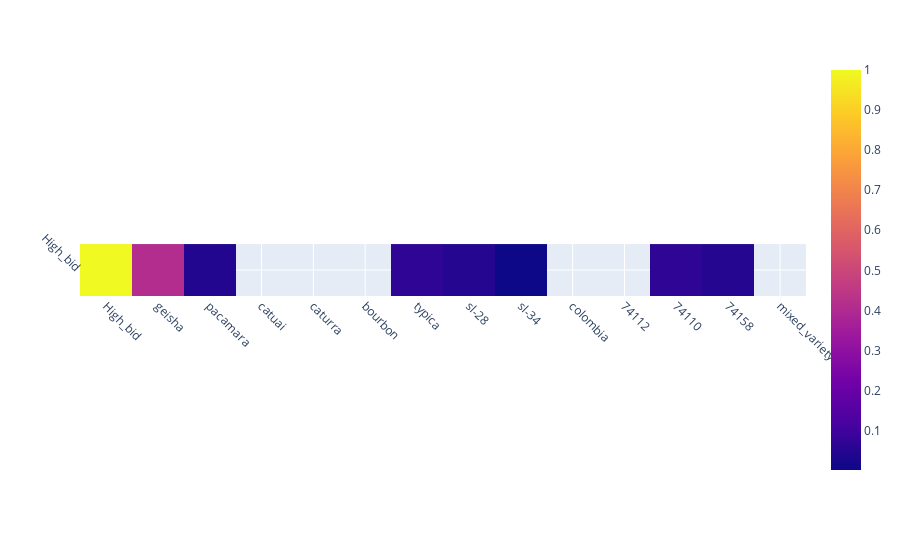

Notebook source saved alongside this figure:
### Code cell
high_bid_variety = obj + variety_col
corr = data[high_bid_variety].corr()
corr = corr[['High_bid']].T
corr = corr[(corr > 0)]
fig = px.imshow(corr)
# rotate the labels
fig.update_xaxes(tickangle=45)
fig.update_yaxes(tickangle=45)
fig.show()

### Figure 1 — Plotly figure (JSON) as saved in the notebook; plotly's stock layout.template omitted (floating-point values rounded to 4 significant figures)
{"data": [{"coloraxis": "coloraxis", "hovertemplate": "x: %{x}<br>y: %{y}<br>color: %{z}<extra></extra>", "name": "0", "type": "heatmap", "x": ["High_bid", "geisha", "pacamara", "catuai", "caturra", "bourbon", "typica", "sl-28", "sl-34", "colombia", "74112", "74110", "74158", "mixed_variety"], "xaxis": "x", "y": ["High_bid"], "yaxis": "y", "z": [[1, 0.4101, 0.04448, null, null, null, 0.06781, 0.04763, 0.001805, null, null, 0.06843, 0.04606, null]]}], "layout": {"coloraxis": {"colorscale": [[0, "#0d0887"], [0.1111, "#46039f"], [0.2222, "#7201a8"], [0.3333, "#9c179e"], [0.4444, "#bd3786"], [0.5556, "#d8576b"], [0.6667, "#ed7953"], [0.7778, "#fb9f3a"], [0.8889, "#fdca26"], [1, "#f0f921"]]}, "margin": {"t": 60}, "xaxis": {"anchor": "y", "constrain": "domain", "domain": [0, 1], "scaleanchor": "y", "tickangle": 45}, "yaxis": {"anchor": "x", "autorange": "reversed", "constrain": "domain", "domain": [0, 1], "tickangle": 45}}}
